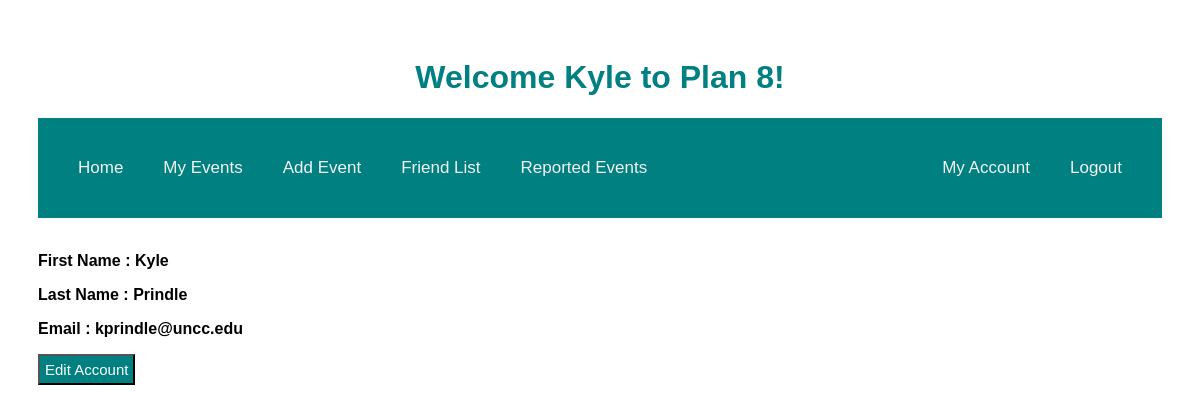
Page /account (signed in) on the committed database.
### models.py (models this page shows, shortened)
class User(db.Model):
    id = db.Column("id", db.Integer, primary_key=True)
    first_name = db.Column("first_name", db.String(100))
    last_name = db.Column("last_name", db.String(100))
    email = db.Column("email", db.String(100))
    password = db.Column(db.String(255), nullable=False)
    registered_on = db.Column(db.DateTime, nullable=False)
    events = db.relationship("Event", backref="user", lazy=True)
    comments = db.relationship("Comment", backref="user", lazy=True)

### main.py (the view)
@app.route('/account')
def get_account():
    if session.get('user'):
        account = db.session.query(User).filter_by(id=session['user_id']).one()
        return render_template("account.html", user=session['user'], account=account)
    return render_template("home.html")

### templates/account.html (shortened to what this page needs)
<!DOCTYPE html>
<html lang="en">
    <head>
        <link rel="stylesheet" href="{{ url_for('static', filename='main.css') }}">
    </head>
    <body>
     <h1 class="middle">Welcome {{user}} to Plan 8!</h1>
       <nav>
           <div class="topnav">
            <a href="{{ url_for('home')}}" class="left"> Home </a>
            <a href="{{url_for('get_events')}}" class="left"> My Events</a>
           <a href="{{url_for('new_event')}}" class="left"> Add Event</a>
           <a href="{{url_for('get_friends')}}" class="left"> Friend List</a>
           <a href="{{url_for('get_reports')}}" class="left"> Reported Events </a>
               <a href="{{ url_for('logout')}}" class="right">Logout</a>
               <a href="{{url_for('get_account')}}" class="right"> My Account</a>
           </div>
        </nav>
       <div class="UserNames">
                <br><p>First Name : {{account.first_name }}</p>
                <p>Last Name : {{account.last_name}}</p>
                <p>Email : {{account.email}}</p>
       </div>
        <td>
                    <form action = "{{ url_for('edit_account', user_id= account.id) }}">
                        <input type="submit" value="Edit Account">
                    </form>
    </body>
</html>

### static/main.css (style rules this page uses)
body { padding: 30px 30px; font-family: Arial, Helvetica, sans-serif; }
h1 { color: teal; }
.right { float: right; }
.left { float: left; }
.topnav { overflow: hidden; background-color: teal; padding: 20px; }
.topnav a { color: #f2f2f2; padding: 20px 20px; text-decoration: none; font-size: 17px; }
.middle { text-align: center; }
input[type='submit'] { background-color: teal; color: white; font-size: 15px; padding:5px; font-family: Palatino Linotype, sans-serif; }
.UserNames { font-weight: bold; }

### rows in the picture
User: first_name "Kyle", last_name "Prindle", email "kprindle@uncc.edu"
